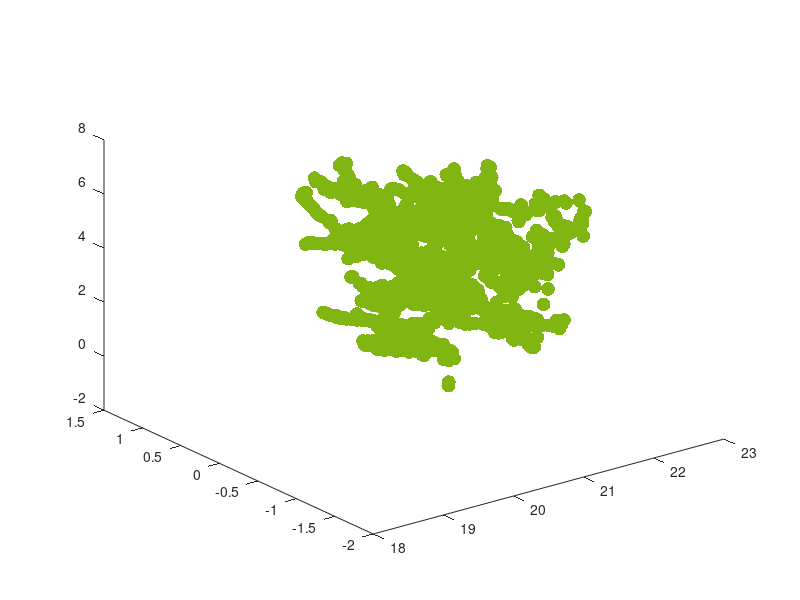

Source code (MATLAB):
% 2.	Remove_dup.m: remove redundant points or spatial close points. (this step is not necessary)
% Input: candidate points in stempoints.txt.
% Output: the three-dimensional coordinates of point XYZ and save them in stempoints_no_dup.txt.
clc
clear

data=load("stempoints.txt");
k=30;
[m,n]=size(data);
Tree=zeros(m,k);
dis=zeros(m,k);

for i=1:m
    ref=data(i,:);
    minus=data-repmat(ref,m,1);
    minus=sqrt(sum(minus.^2,2));
    [value,index]=sort(minus);
    Tree(i,:)=index(1:k)';
    dis(i,:)=value(1:k)';
end

% temp=pointCloud(data);
% pcshow(temp,'MarkerSize',40);

dis_dup=0.01;
index_data=[];
for i=1:m
    index_dup=find(dis(i,2:end)<dis_dup);   
    if length(index_dup)~=0%
        index_data=[index_data;Tree(i,index_dup+1)'];    
    end
end
data(index_data,:)=[];%
data=sortrows(data,3);%
plot3(data(:,1),data(:,2),data(:,3),'.','MarkerEdgeColor',rand(1,3),'MarkerSize',30);

name=[ 'stempoints_no_dup.txt'];
eval(['save ' name ' -ascii data']);


